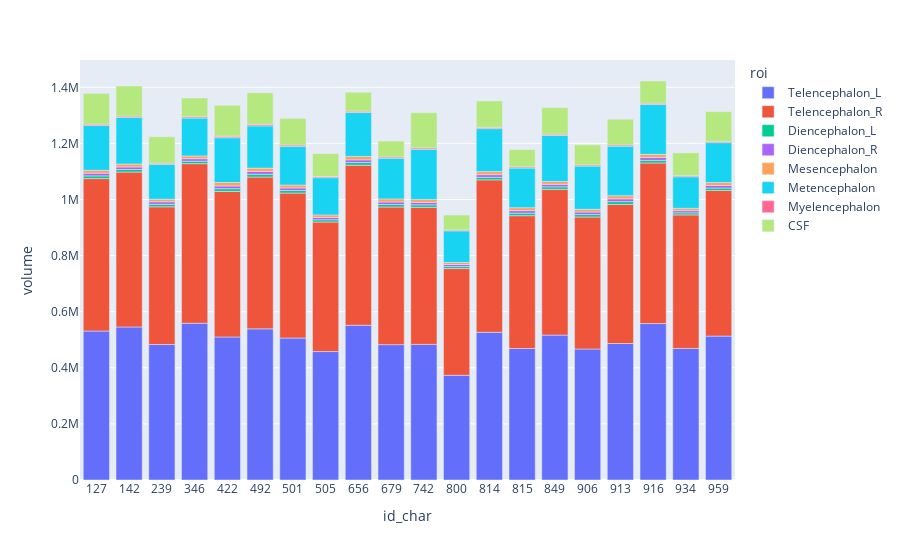

Notebook cell for this chart:
### Markdown cell above
Let's vew individual subjects. The id variable is a numeric variable, so let's create a string version.

### Code cell
dat = dat.assign(id_char = dat.id.astype(str))
fig = px.bar(dat, x = "id_char", y = "volume", color = "roi")
fig.show()

### Figure 1 — Plotly figure (JSON) as saved in the notebook; plotly's stock layout.template omitted (floating-point values rounded to 4 significant figures)
{"data": [{"alignmentgroup": "True", "hovertemplate": "roi=Telencephalon_L<br>id_char=%{x}<br>volume=%{y}<extra></extra>", "legendgroup": "Telencephalon_L", "marker": {"color": "#636efa", "pattern": {"shape": ""}}, "name": "Telencephalon_L", "offsetgroup": "Telencephalon_L", "orientation": "v", "showlegend": true, "textposition": "auto", "type": "bar", "x": ["127", "142", "239", "346", "422", "492", "501", "505", "656", "679", "742", "800", "814", "815", "849", "906", "913", "916", "934", "959"], "xaxis": "x", "y": [531111, 545603, 483107, 558849, 509945, 538936, 506151, 457862, 551654, 482556, 483496, 373246, 526596, 468915, 516579, 467063, 486629, 557758, 468971, 512967], "yaxis": "y"}, {"alignmentgroup": "True", "hovertemplate": "roi=Telencephalon_R<br>id_char=%{x}<br>volume=%{y}<extra></extra>", "legendgroup": "Telencephalon_R", "marker": {"color": "#EF553B", "pattern": {"shape": ""}}, "name": "Telencephalon_R", "offsetgroup": "Telencephalon_R", "orientation": "v", "showlegend": true, "textposition": "auto", "type": "bar", "x": ["127", "142", "239", "346", "422", "492", "501", "505", "656", "679", "742", "800", "814", "815", "849", "906", "913", "916", "934", "959"], "xaxis": "x", "y": [543404, 552216, 490805, 568830, 518902, 541024, 516742, 461817, 570542, 490654, 488470, 380492, 543440, 473350, 519582, 470488, 495646, 572435, 476112, 519178], "yaxis": "y"}, {"alignmentgroup": "True", "hovertemplate": "roi=Diencephalon_L<br>id_char=%{x}<br>volume=%{y}<extra></extra>", "legendgroup": "Diencephalon_L", "marker": {"color": "#00cc96", "pattern": {"shape": ""}}, "name": "Diencephalon_L", "offsetgroup": "Diencephalon_L", "orientation": "v", "showlegend": true, "textposition": "auto", "type": "bar", "x": ["127", "142", "239", "346", "422", "492", "501", "505", "656", "679", "742", "800", "814", "815", "849", "906", "913", "916", "934", "959"], "xaxis": "x", "y": [9683, 9156, 8937, 8828, 9749, 10023, 9315, 8120, 9519, 8996, 9035, 7066, 9107, 8992, 9072, 8801, 10137, 9552, 7396, 8634], "yaxis": "y"}, {"alignmentgroup": "True", "hovertemplate": "roi=Diencephalon_R<br>id_char=%{x}<br>volume=%{y}<extra></extra>", "legendgroup": "Diencephalon_R", "marker": {"color": "#ab63fa", "pattern": {"shape": ""}}, "name": "Diencephalon_R", "offsetgroup": "Diencephalon_R", "orientation": "v", "showlegend": true, "textposition": "auto", "type": "bar", "x": ["127", "142", "239", "346", "422", "492", "501", "505", "656", "679", "742", "800", "814", "815", "849", "906", "913", "916", "934", "959"], "xaxis": "x", "y": [9678, 9071, 9004, 8933, 9722, 10142, 9104, 8126, 9678, 8990, 8831, 7396, 9438, 9092, 8958, 9054, 9810, 9846, 7707, 9143], "yaxis": "y"}, {"alignmentgroup": "True", "hovertemplate": "roi=Mesencephalon<br>id_char=%{x}<br>volume=%{y}<extra></extra>", "legendgroup": "Mesencephalon", "marker": {"color": "#FFA15A", "pattern": {"shape": ""}}, "name": "Mesencephalon", "offsetgroup": "Mesencephalon", "orientation": "v", "showlegend": true, "textposition": "auto", "type": "bar", "x": ["127", "142", "239", "346", "422", "492", "501", "505", "656", "679", "742", "800", "814", "815", "849", "906", "913", "916", "934", "959"], "xaxis": "x", "y": [10268, 10516, 9070, 9788, 12263, 11734, 10118, 9098, 12106, 10979, 10494, 7286, 10972, 10499, 10102, 9564, 11386, 11360, 8384, 10470], "yaxis": "y"}, {"alignmentgroup": "True", "hovertemplate": "roi=Metencephalon<br>id_char=%{x}<br>volume=%{y}<extra></extra>", "legendgroup": "Metencephalon", "marker": {"color": "#19d3f3", "pattern": {"shape": ""}}, "name": "Metencephalon", "offsetgroup": "Metencephalon", "orientation": "v", "showlegend": true, "textposition": "auto", "type": "bar", "x": ["127", "142", "239", "346", "422", "492", "501", "505", "656", "679", "742", "800", "814", "815", "849", "906", "913", "916", "934", "959"], "xaxis": "x", "y": [159402, 165803, 124504, 135090, 159656, 150771, 137392, 132699, 156662, 144972, 178437, 112847, 153053, 141228, 164044, 154071, 176396, 178055, 112568, 142318], "yaxis": "y"}, {"alignmentgroup": "True", "hovertemplate": "roi=Myelencephalon<br>id_char=%{x}<br>volume=%{y}<extra></extra>", "legendgroup": "Myelencephalon", "marker": {"color": "#FF6692", "pattern": {"shape": ""}}, "name": "Myelencephalon", "offsetgroup": "Myelencephalon", "orientation": "v", "showlegend": true, "textposition": "auto", "type": "bar", "x": ["127", "142", "239", "346", "422", "492", "501", "505", "656", "679", "742", "800", "814", "815", "849", "906", "913", "916", "934", "959"], "xaxis": "x", "y": [4973, 4912, 4023, 4428, 5350, 5584, 5256, 4241, 4826, 4359, 4881, 3214, 4563, 4044, 4685, 4035, 4313, 4325, 3819, 4508], "yaxis": "y"}, {"alignmentgroup": "True", "hovertemplate": "roi=CSF<br>id_char=%{x}<br>volume=%{y}<extra></extra>", "legendgroup": "CSF", "marker": {"color": "#B6E880", "pattern": {"shape": ""}}, "name": "CSF", "offsetgroup": "CSF", "orientation": "v", "showlegend": true, "textposition": "auto", "type": "bar", "x": ["127", "142", "239", "346", "422", "492", "501", "505", "656", "679", "742", "800", "814", "815", "849", "906", "913", "916", "934", "959"], "xaxis": "x", "y": [109776, 107334, 94254, 67156, 110114, 112359, 95073, 81568, 67376, 56925, 125867, 53145, 94317, 61649, 94632, 71939, 91674, 79119, 81441, 105896], "yaxis": "y"}], "layout": {"autosize": true, "barmode": "relative", "legend": {"title": {"text": "roi"}, "tracegroupgap": 0}, "margin": {"t": 60}, "xaxis": {"anchor": "y", "autorange": true, "domain": [0, 1], "range": [-0.5, 19.5], "title": {"text": "id_char"}, "type": "category"}, "yaxis": {"anchor": "x", "autorange": true, "domain": [0, 1], "range": [0, 1497000.0], "title": {"text": "volume"}, "type": "linear"}}}
